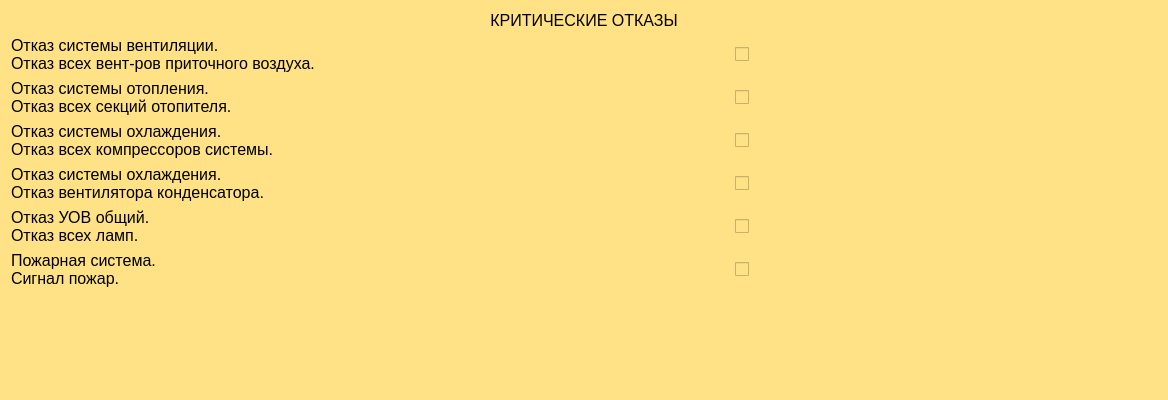
        <widget class="QWidget" name="widget_16" native="true">
         <property name="styleSheet">
          <string notr="true">background-color: rgb(255, 225, 134);</string>
         </property>
         <layout class="QVBoxLayout" name="verticalLayout_16">
          <item>
           <widget class="QLabel" name="label_87">
            <property name="font">
             <font>
              <pointsize>12</pointsize>
             </font>
            </property>
            <property name="text">
             <string>КРИТИЧЕСКИЕ ОТКАЗЫ</string>
            </property>
            <property name="alignment">
             <set>Qt::AlignCenter</set>
            </property>
           </widget>
          </item>
          <item>
           <layout class="QGridLayout" name="gridLayout_7">
            <item row="0" column="1">
             <widget class="QWidget" name="widget_83" native="true">
              <layout class="QHBoxLayout" name="horizontalLayout_71">
               <property name="spacing">
                <number>0</number>
               </property>
               <property name="leftMargin">
                <number>0</number>
               </property>
               <property name="topMargin">
                <number>0</number>
               </property>
               <property name="rightMargin">
                <number>0</number>
               </property>
               <property name="bottomMargin">
                <number>0</number>
               </property>
               <item>
                <spacer name="horizontalSpacer_124">
                 <property name="orientation">
                  <enum>Qt::Horizontal</enum>
                 </property>
                 <property name="sizeHint" stdset="0">
                  <size>
                   <width>409</width>
                   <height>18</height>
                  </size>
                 </property>
                </spacer>
               </item>
               <item>
                <widget class="QCheckBox" name="checkBox_57">
                 <property name="text">
                  <string/>
                 </property>
                </widget>
               </item>
               <item>
                <spacer name="horizontalSpacer_125">
                 <property name="orientation">
                  <enum>Qt::Horizontal</enum>
                 </property>
                 <property name="sizeHint" stdset="0">
                  <size>
                   <width>408</width>
                   <height>18</height>
                  </size>
                 </property>
                </spacer>
               </item>
              </layout>
             </widget>
            </item>
            <item row="3" column="0">
             <widget class="QLabel" name="label_99">
              <property name="font">
               <font>
                <pointsize>12</pointsize>
               </font>
              </property>
              <property name="text">
               <string>Отказ системы охлаждения.
Отказ вентилятора конденсатора.</string>
              </property>
             </widget>
            </item>
            <item row="1" column="1">
             <widget class="QWidget" name="widget_84" native="true">
              <layout class="QHBoxLayout" name="horizontalLayout_72">
               <property name="spacing">
                <number>0</number>
               </property>
               <property name="leftMargin">
                <number>0</number>
               </property>
               <property name="topMargin">
                <number>0</number>
               </property>
               <property name="rightMargin">
                <number>0</number>
               </property>
               <property name="bottomMargin">
                <number>0</number>
               </property>
               <item>
                <spacer name="horizontalSpacer_126">
                 <property name="orientation">
                  <enum>Qt::Horizontal</enum>
                 </property>
                 <property name="sizeHint" stdset="0">
                  <size>
                   <width>25</width>
                   <height>18</height>
                  </size>
                 </property>
                </spacer>
               </item>
               <item>
                <widget class="QCheckBox" name="checkBox_58">
                 <property name="text">
                  <string/>
                 </property>
                </widget>
               </item>
               <item>
                <spacer name="horizontalSpacer_127">
                 <property name="orientation">
                  <enum>Qt::Horizontal</enum>
                 </property>
                 <property name="sizeHint" stdset="0">
                  <size>
                   <width>26</width>
                   <height>18</height>
                  </size>
                 </property>
                </spacer>
               </item>
              </layout>
             </widget>
            </item>
            <item row="4" column="0">
             <widget class="QLabel" name="label_98">
              <property name="font">
               <font>
                <pointsize>12</pointsize>
               </font>
              </property>
              <property name="text">
               <string>Отказ УОВ общий.
Отказ всех ламп.</string>
              </property>
             </widget>
            </item>
            <item row="2" column="1">
             <widget class="QWidget" name="widget_85" native="true">
              <layout class="QHBoxLayout" name="horizontalLayout_73">
               <property name="spacing">
                <number>0</number>
               </property>
               <property name="leftMargin">
                <number>0</number>
               </property>
               <property name="topMargin">
                <number>0</number>
               </property>
               <property name="rightMargin">
                <number>0</number>
               </property>
               <property name="bottomMargin">
                <number>0</number>
               </property>
               <item>
                <spacer name="horizontalSpacer_128">
                 <property name="orientation">
                  <enum>Qt::Horizontal</enum>
                 </property>
                 <property name="sizeHint" stdset="0">
                  <size>
                   <width>25</width>
                   <height>18</height>
                  </size>
                 </property>
                </spacer>
               </item>
               <item>
                <widget class="QCheckBox" name="checkBox_59">
                 <property name="text">
                  <string/>
                 </property>
                </widget>
               </item>
               <item>
                <spacer name="horizontalSpacer_129">
                 <property name="orientation">
                  <enum>Qt::Horizontal</enum>
                 </property>
                 <property name="sizeHint" stdset="0">
                  <size>
                   <width>26</width>
                   <height>18</height>
                  </size>
                 </property>
                </spacer>
               </item>
              </layout>
             </widget>
            </item>
            <item row="5" column="0">
             <widget class="QLabel" name="label_100">
              <property name="font">
               <font>
                <pointsize>12</pointsize>
               </font>
              </property>
              <property name="text">
               <string>Пожарная система. 
Сигнал пожар.</string>
              </property>
             </widget>
            </item>
            <item row="2" column="0">
             <widget class="QLabel" name="label_91">
              <property name="font">
               <font>
                <pointsize>12</pointsize>
               </font>
              </property>
              <property name="text">
               <string>Отказ системы охлаждения.
Отказ всех компрессоров системы.</string>
              </property>
             </widget>
            </item>
            <item row="4" column="1">
             <widget class="QWidget" name="widget_87" native="true">
              <layout class="QHBoxLayout" name="horizontalLayout_75">
               <property name="spacing">
                <number>0</number>
               </property>
               <property name="leftMargin">
                <number>0</number>
               </property>
               <property name="topMargin">
                <number>0</number>
               </property>
               <property name="rightMargin">
                <number>0</number>
               </property>
               <property name="bottomMargin">
                <number>0</number>
               </property>
               <item>
                <spacer name="horizontalSpacer_132">
                 <property name="orientation">
                  <enum>Qt::Horizontal</enum>
                 </property>
                 <property name="sizeHint" stdset="0">
                  <size>
                   <width>25</width>
                   <height>18</height>
                  </size>
                 </property>
                </spacer>
               </item>
               <item>
                <widget class="QCheckBox" name="checkBox_61">
                 <property name="text">
                  <string/>
                 </property>
                </widget>
               </item>
               <item>
                <spacer name="horizontalSpacer_133">
                 <property name="orientation">
                  <enum>Qt::Horizontal</enum>
                 </property>
                 <property name="sizeHint" stdset="0">
                  <size>
                   <width>26</width>
                   <height>18</height>
                  </size>
                 </property>
                </spacer>
               </item>
              </layout>
             </widget>
            </item>
            <item row="5" column="1">
             <widget class="QWidget" name="widget_88" native="true">
              <layout class="QHBoxLayout" name="horizontalLayout_76">
               <property name="spacing">
                <number>0</number>
               </property>
               <property name="leftMargin">
                <number>0</number>
               </property>
               <property name="topMargin">
                <number>0</number>
               </property>
               <property name="rightMargin">
                <number>0</number>
               </property>
               <property name="bottomMargin">
                <number>0</number>
               </property>
               <item>
                <spacer name="horizontalSpacer_134">
                 <property name="orientation">
                  <enum>Qt::Horizontal</enum>
                 </property>
                 <property name="sizeHint" stdset="0">
                  <size>
                   <width>25</width>
                   <height>18</height>
                  </size>
                 </property>
                </spacer>
               </item>
               <item>
                <widget class="QCheckBox" name="checkBox_62">
                 <property name="text">
                  <string/>
                 </property>
                </widget>
               </item>
               <item>
                <spacer name="horizontalSpacer_135">
                 <property name="orientation">
                  <enum>Qt::Horizontal</enum>
                 </property>
                 <property name="sizeHint" stdset="0">
                  <size>
                   <width>26</width>
                   <height>18</height>
                  </size>
                 </property>
                </spacer>
               </item>
              </layout>
             </widget>
            </item>
            <item row="0" column="0">
             <widget class="QLabel" name="label_96">
              <property name="font">
               <font>
                <pointsize>12</pointsize>
               </font>
              </property>
              <property name="text">
               <string>Отказ системы вентиляции.
Отказ всех вент-ров приточного воздуха. </string>
              </property>
             </widget>
            </item>
            <item row="1" column="0">
             <widget class="QLabel" name="label_101">
              <property name="font">
               <font>
                <pointsize>12</pointsize>
               </font>
              </property>
              <property name="text">
               <string>Отказ системы отопления.
Отказ всех секций отопителя.</string>
              </property>
             </widget>
            </item>
            <item row="3" column="1">
             <widget class="QWidget" name="widget_86" native="true">
              <layout class="QHBoxLayout" name="horizontalLayout_74">
               <property name="spacing">
                <number>0</number>
               </property>
               <property name="leftMargin">
                <number>0</number>
               </property>
               <property name="topMargin">
                <number>0</number>
               </property>
               <property name="rightMargin">
                <number>0</number>
               </property>
               <property name="bottomMargin">
                <number>0</number>
               </property>
               <item>
                <spacer name="horizontalSpacer_130">
                 <property name="orientation">
                  <enum>Qt::Horizontal</enum>
                 </property>
                 <property name="sizeHint" stdset="0">
                  <size>
                   <width>25</width>
                   <height>18</height>
                  </size>
                 </property>
                </spacer>
               </item>
               <item>
                <widget class="QCheckBox" name="checkBox_60">
                 <property name="text">
                  <string/>
                 </property>
                </widget>
               </item>
               <item>
                <spacer name="horizontalSpacer_131">
                 <property name="orientation">
                  <enum>Qt::Horizontal</enum>
                 </property>
                 <property name="sizeHint" stdset="0">
                  <size>
                   <width>26</width>
                   <height>18</height>
                  </size>
                 </property>
                </spacer>
               </item>
              </layout>
             </widget>
            </item>
           </layout>
          </item>
          <item>
           <spacer name="verticalSpacer_8">
            <property name="orientation">
             <enum>Qt::Vertical</enum>
            </property>
            <property name="sizeHint" stdset="0">
             <size>
              <width>20</width>
              <height>101</height>
             </size>
            </property>
           </spacer>
          </item>
         </layout>
        </widget>
